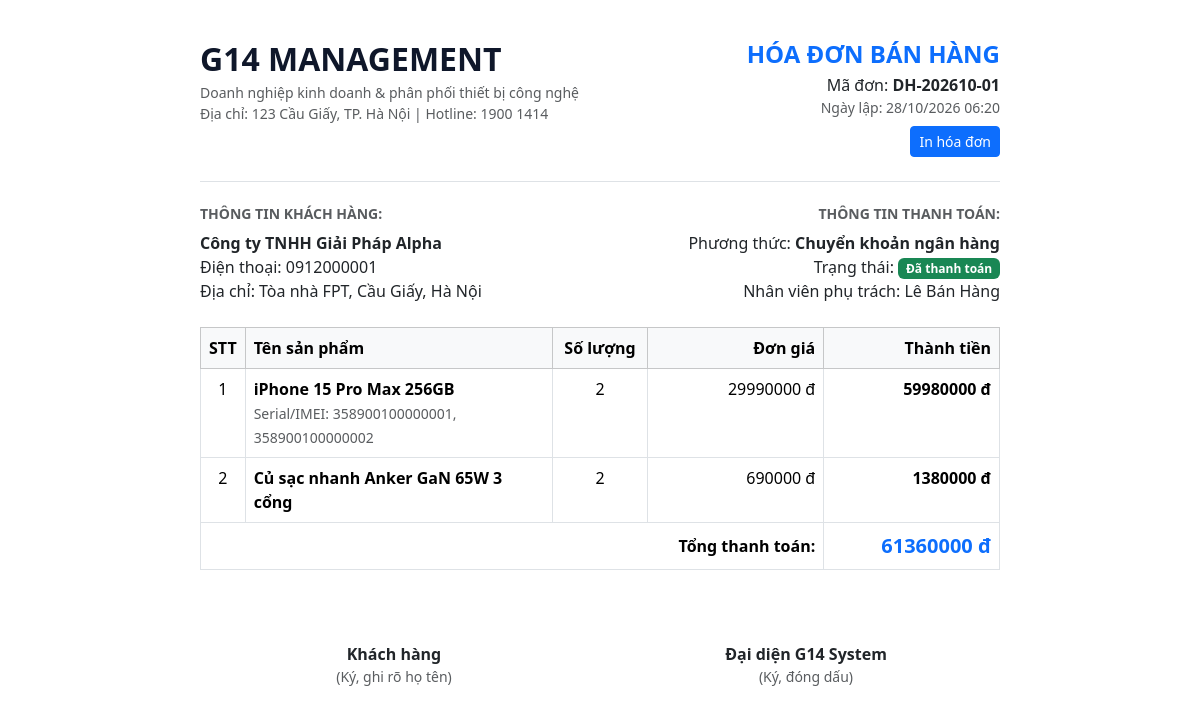
Page /sales/3/invoice/ (signed in) on the committed database.
### sales/models.py (models this page shows, shortened)
class SalesOrder(BaseModel):
    code = models.CharField(max_length=50, unique=True, verbose_name="Mã đơn hàng")
    customer = models.ForeignKey(
        'catalog.Customer',
        on_delete=models.PROTECT,
        related_name='sales_orders',
        verbose_name="Khách hàng"
    )
    staff = models.ForeignKey(
        settings.AUTH_USER_MODEL,
        on_delete=models.SET_NULL,
        null=True,
        blank=True,
        related_name='handled_sales_orders',
        verbose_name="Nhân viên bán hàng"
    )
    order_date = models.DateTimeField(default=timezone.now, verbose_name="Thời điểm tạo đơn")
    status = models.CharField(
        max_length=20,
        choices=OrderStatus.choices,
        default=OrderStatus.DRAFT,
        verbose_name="Trạng thái đơn hàng"
    )
    payment_method = models.CharField(
        max_length=20,
        choices=PaymentMethod.choices,
        default=PaymentMethod.CASH,
        verbose_name="Phương thức thanh toán"
    )
    payment_status = models.CharField(
        max_length=20,
        choices=PaymentStatus.choices,
        default=PaymentStatus.UNPAID,
        verbose_name="Trạng thái thanh toán"
    )
    total_amount = models.DecimalField(
        max_digits=15,
        decimal_places=2,
        default=Decimal('0.00'),
        verbose_name="Tổng tiền đơn hàng (VNĐ)"
    )
    completed_at = models.DateTimeField(null=True, blank=True, verbose_name="Thời điểm hoàn tất")
    notes = models.TextField(blank=True, verbose_name="Ghi chú đơn hàng")
    class Meta:
        verbose_name = "Đơn bán hàng"
        verbose_name_plural = "Danh mục đơn bán hàng"
        ordering = ['-order_date', '-created_at']

class SalesOrderDetail(BaseModel):
    order = models.ForeignKey(
        SalesOrder,
        on_delete=models.CASCADE,
        related_name='details',
        verbose_name="Đơn hàng"
    )
    product = models.ForeignKey(
        'catalog.Product',
        on_delete=models.PROTECT,
        related_name='order_details',
        verbose_name="Sản phẩm"
    )
    quantity = models.PositiveIntegerField(verbose_name="Số lượng")
    unit_price = models.DecimalField(
        max_digits=15,
        decimal_places=2,
        verbose_name="Đơn giá bán tại thời điểm (BR05)"
    )
    total_price = models.DecimalField(
        max_digits=15,
        decimal_places=2,
        verbose_name="Thành tiền (VNĐ)"
    )
    selected_serials_text = models.TextField(
        blank=True,
        verbose_name="Các mã Serial/IMEI đã chọn",
        help_text="Nhập các Serial/IMEI cách nhau bằng dấu phẩy."
    )
    class Meta:
        verbose_name = "Chi tiết đơn hàng"
        verbose_name_plural = "Chi tiết đơn hàng"

### catalog/models.py (models this page shows, shortened)
class Customer(BaseModel):
    CUSTOMER_TYPE_CHOICES = [
        ('RETAIL', 'Khách hàng cá nhân (Khách lẻ)'),
        ('WHOLESALE', 'Khách hàng doanh nghiệp / Đại lý'),
    ]
    code = models.CharField(max_length=50, unique=True, verbose_name="Mã khách hàng")
    name = models.CharField(max_length=150, verbose_name="Tên khách hàng")
    phone = models.CharField(max_length=20, unique=True, verbose_name="Số điện thoại")
    email = models.EmailField(blank=True, verbose_name="Email")
    address = models.CharField(max_length=255, blank=True, verbose_name="Địa chỉ")
    customer_type = models.CharField(
        max_length=20,
        choices=CUSTOMER_TYPE_CHOICES,
        default='RETAIL',
        verbose_name="Loại khách hàng"
    )
    notes = models.TextField(blank=True, verbose_name="Ghi chú")
    class Meta:
        verbose_name = "Khách hàng"
        verbose_name_plural = "Danh mục khách hàng"
        ordering = ['name']

class Product(BaseModel):
    code = models.CharField(max_length=50, unique=True, verbose_name="Mã sản phẩm")
    name = models.CharField(max_length=255, verbose_name="Tên sản phẩm")
    category = models.CharField(
        max_length=50,
        choices=ProductCategory.choices,
        default=ProductCategory.PHONE,
        verbose_name="Nhóm sản phẩm"
    )
    unit = models.CharField(max_length=20, default='Chiếc', verbose_name="Đơn vị tính")
    price = models.DecimalField(max_digits=15, decimal_places=2, verbose_name="Giá bán niêm yết (VNĐ)")
    cost_price = models.DecimalField(
        max_digits=15,
        decimal_places=2,
        default=Decimal('0.00'),
        verbose_name="Giá vốn / Giá nhập tham chiếu (VNĐ)"
    )
    min_stock = models.PositiveIntegerField(default=5, verbose_name="Ngưỡng tồn tối thiểu")
    has_serial = models.BooleanField(
        default=True,
        verbose_name="Quản lý theo Serial/IMEI",
        help_text="Đánh dấu Có đối với điện thoại, tablet, laptop cần truy vết từng máy."
    )
    status = models.CharField(
        max_length=20,
        choices=ProductStatus.choices,
        default=ProductStatus.ACTIVE,
        verbose_name="Trạng thái kinh doanh"
    )
    description = models.TextField(blank=True, verbose_name="Mô tả sản phẩm")
    class Meta:
        verbose_name = "Sản phẩm"
        verbose_name_plural = "Danh mục sản phẩm"
        ordering = ['code']

### accounts/models.py (models this page shows, shortened)
class User(AbstractUser):
    role = models.CharField(
        max_length=10,
        choices=Role.choices,
        default=Role.BH,
        verbose_name="Vai trò"
    )
    phone = models.CharField(max_length=20, blank=True, verbose_name="Số điện thoại")
    class Meta:
        verbose_name = "Tài khoản người dùng"
        verbose_name_plural = "Danh sách tài khoản"
        ordering = ['-date_joined']

### sales/views.py (the view)
# urls.py: path('<int:pk>/invoice/', views.order_invoice_view, name='order_invoice'),
@login_required
def order_invoice_view(request, pk):
    order = get_object_or_404(
        SalesOrder.objects.select_related('customer', 'staff'),
        pk=pk
    )
    details = order.details.select_related('product').all()
    return render(request, 'sales/order_invoice.html', {
        'order': order,
        'details': details,
    })

### accounts/context_processors.py (called while the page is built, shortened)
def user_role_context(request):
    user = request.user
    role = getattr(user, 'role', '')
    is_super = user.is_superuser
    return {
        'is_admin': role == Role.ADMIN or is_super,
        'is_ql': role in [Role.QL, Role.ADMIN] or is_super,
        'is_bh': role in [Role.BH, Role.ADMIN] or is_super,
        'is_kho': role in [Role.KHO, Role.ADMIN] or is_super,
        'is_kt': role in [Role.KT, Role.ADMIN] or is_super,
        'current_role': role,
        'current_role_display': user.get_role_display() if hasattr(user, 'get_role_display') else '',
        'Role': Role,
    }

### templates/sales/order_invoice.html (shortened to what this page needs)
<!DOCTYPE html>
<html lang="vi">
<head>
    <link href="https://cdn.jsdelivr.net/npm/bootstrap@5.3.3/dist/css/bootstrap.min.css" rel="stylesheet">
</head>
<body>
<div class="invoice-box">
    <div class="d-flex justify-content-between align-items-start border-bottom pb-4 mb-4">
        <div>
            <h2 class="header-title mb-1">G14 MANAGEMENT</h2>
            <div class="text-muted small">Doanh nghiệp kinh doanh & phân phối thiết bị công nghệ</div>
            <div class="text-muted small">Địa chỉ: 123 Cầu Giấy, TP. Hà Nội | Hotline: 1900 1414</div>
        </div>
        <div class="text-end">
            <h4 class="text-primary fw-bold mb-1">HÓA ĐƠN BÁN HÀNG</h4>
            <div>Mã đơn: <strong>{{ order.code }}</strong></div>
            <div class="text-muted small">Ngày lập: {{ order.order_date|date:"d/m/Y H:i" }}</div>
            <div class="mt-2 btn-print">
                <button onclick="window.print()" class="btn btn-sm btn-primary">In hóa đơn</button>
            </div>
        </div>
    </div>
    <div class="row mb-4">
        <div class="col-6">
            <h6 class="fw-bold text-muted small">THÔNG TIN KHÁCH HÀNG:</h6>
            <div class="fw-bold">{{ order.customer.name }}</div>
            <div>Điện thoại: {{ order.customer.phone }}</div>
            <div>Địa chỉ: {{ order.customer.address|default:"--" }}</div>
        </div>
        <div class="col-6 text-end">
            <h6 class="fw-bold text-muted small">THÔNG TIN THANH TOÁN:</h6>
            <div>Phương thức: <strong>{{ order.get_payment_method_display }}</strong></div>
            <div>Trạng thái: <span class="badge bg-success">Đã thanh toán</span></div>
            <div>Nhân viên phụ trách: {{ order.staff.get_full_name|default:order.staff.username }}</div>
        </div>
    </div>
    <table class="table table-bordered mb-4">
        <thead class="table-light">
            <tr>
                <th style="width: 5%;">STT</th>
                <th>Tên sản phẩm</th>
                <th class="text-center" style="width: 12%;">Số lượng</th>
                <th class="text-end" style="width: 22%;">Đơn giá</th>
                <th class="text-end" style="width: 22%;">Thành tiền</th>
            </tr>
        </thead>
        <tbody>
            {% for d in details %}
            <tr>
                <td class="text-center">{{ forloop.counter }}</td>
                <td>
                    <strong>{{ d.product.name }}</strong>
                    {% if d.selected_serials_text %}
                    <br><small class="text-muted">Serial/IMEI: {{ d.selected_serials_text }}</small>
                    {% endif %}
                </td>
                <td class="text-center">{{ d.quantity }}</td>
                <td class="text-end">{{ d.unit_price|floatformat:0 }} đ</td>
                <td class="text-end fw-bold">{{ d.total_price|floatformat:0 }} đ</td>
            </tr>
            {% endfor %}
        </tbody>
        <tfoot>
            <tr>
                <td colspan="4" class="text-end fw-bold">Tổng thanh toán:</td>
                <td class="text-end fw-bold text-primary fs-5">{{ order.total_amount|floatformat:0 }} đ</td>
            </tr>
        </tfoot>
    </table>
    <div class="row mt-5 pt-4 text-center">
        <div class="col-6">
            <div class="fw-bold">Khách hàng</div>
            <div class="small text-muted">(Ký, ghi rõ họ tên)</div>
        </div>
        <div class="col-6">
            <div class="fw-bold">Đại diện G14 System</div>
            <div class="small text-muted">(Ký, đóng dấu)</div>
        </div>
    </div>
</div>
</body>
</html>

### templates/sales/order_invoice.html (style rules this page uses)
body { font-family: "Segoe UI", Arial, sans-serif; background: #fff; padding: 40px; }
.invoice-box { max-width: 800px; margin: auto; }
.header-title { color: #0f172a; font-weight: 800; }

### rows in the picture
SalesOrder: code "DH-202610-01", order_date "28/10/2026 06:20", customer.name "Công ty TNHH Giải Pháp Alpha", customer.phone "0912000001", customer.address "Tòa nhà FPT, Cầu Giấy, Hà Nội", payment_method "Chuyển khoản ngân hàng", staff.get_full_name "Lê Bán Hàng", total_amount "61360000"
SalesOrderDetail: product.name "iPhone 15 Pro Max 256GB", selected_serials_text "358900100000001, 358900100000002", quantity "2", unit_price "29990000", total_price "59980000"
SalesOrderDetail: product.name "Củ sạc nhanh Anker GaN 65W 3 cổng", quantity "2", unit_price "690000", total_price "1380000"
